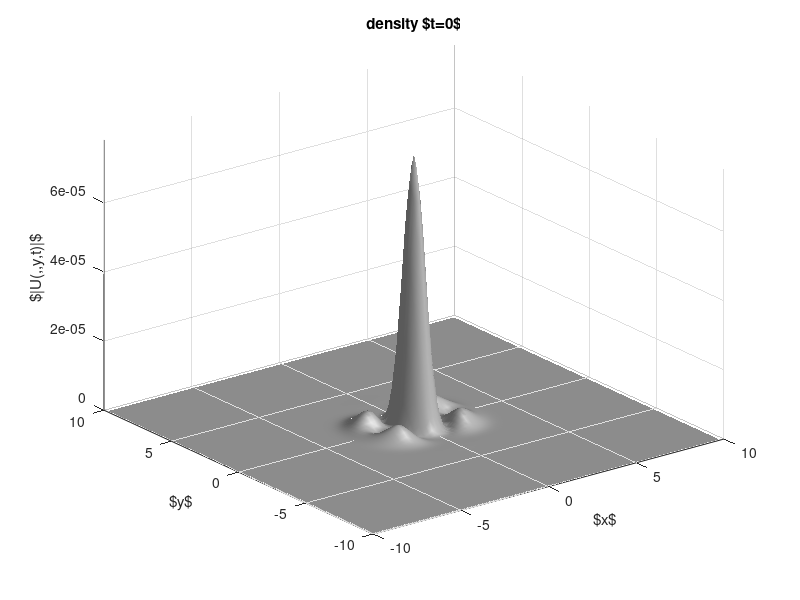
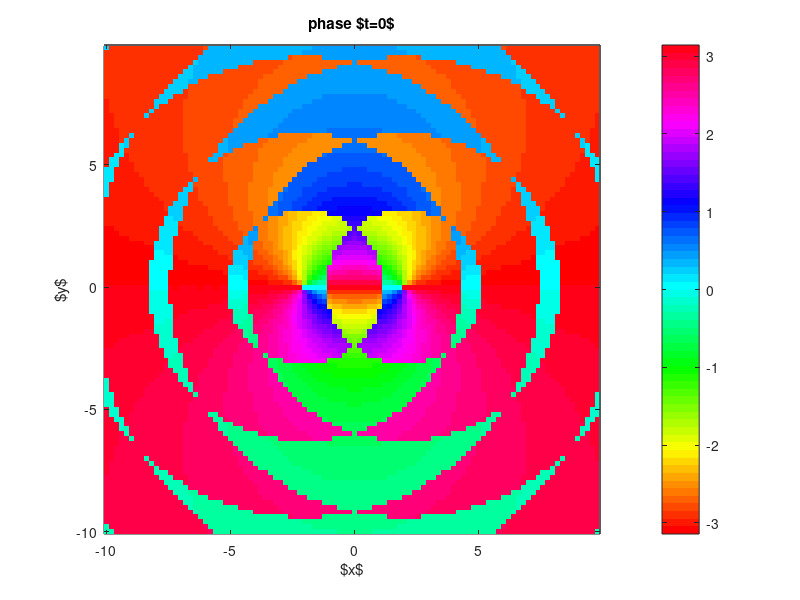

The MATLAB script that drew these images, in order: (Note: this script raises an error after producing the figures.)
%%%%%%%%%%%%%%%%%%%%%%%%%%%%%%%%%%%%%%%%%%%%%%%%%%%%%%%%%%%%%%%%%%%
% NLS_FD_RK4.m:
% Integrate (finite differences in space and RK4 in time) the NLS: 
%    i U_t = -(1/2) U_xx + g*|U|^2 U + V(x)*U 
% Ricardo Carretero, Panos Kevrekidis, Dimitri Frantzeskakis, 2024.
% Code available at: 
%    http://nonlinear.sdsU.edU/~carreter/NonlinearWavesBook/
%%%%%%%%%%%%%%%%%%%%%%%%%%%%%%%%%%%%%%%%%%%%%%%%%%%%%%%%%%%%%%%%%%%

g=+1;                % g = 1 is defocUsing and g =-1 is focUsing
N=101;               % number of mesh points
L=-10; R=10;         % Left and right boUnds of interval
x=linspace(L,R,N)';  % discrete space
x=x(1:end-1);N=N-1;  % adjUst for periodic BCs
y=x;                 % discrete space
dx=x(2)-x(1);        % mesh size
[X,Y]=meshgrid(x,y);
x1=-2;y1=0;
x2=+2;y2=0;
R1=sqrt((X-x1).^2+(Y-y1).^2);
R2=sqrt((X-x2).^2+(Y-y2).^2);
ANG1=atan2((Y-y1),(X-x1));
ANG2=atan2((Y-y2),(X-x2));

lw0=0.5;

mu=1; c=0; x0=0; S1=-1;S2=1;                     % AmplitUde, vel. & position 
%U0=mu*tanh(mu*(X-x0)).*exp(1i*c*Y);   % IC: dark soliton STRIPE
%U0=mu*tanh(mu*RR).*exp(1i*S*ANG);   % IC: approx vortex

U1 = 1*(((-(sin(R1)) ./ exp(R1)) ./ exp(asin(1./cosh(R1))))).*exp(1i*S1*ANG1);
U2 = 1*(((-(sin(R2)) ./ exp(R2)) ./ exp(asin(1./cosh(R2))))).*exp(1i*S2*ANG2);

% U1=1*tanh(mu*R1).*exp(1i*S1*ANG1);   % IC: approx vortex
% U2=1*tanh(mu*R2).*exp(1i*S2*ANG2);   % IC: approx vortex
U0=mu*U1.*U2;
% disp(U0);
sx=1;sy=1;
%U0=mu*exp(-(X.^2./sx^2)-(Y.^2./sy^2));   % initial condition (IC)
U=U0; allU(:,:,1)=U; t=0; allt=t; isave=1; iMass=1; % store solUtion and time
if(exist('V')==0) V=0; end;         % If no potential => V=0

maxtime=20; dt=0.001;               % final time and time step
nsave=200; nMass=1000; ndisp=20;                % snapshots to save/display
maxstep=round(maxtime/dt); 
stopdisp=round(maxstep/ndisp); 
stopsave=round(maxstep/nsave); 
stopMass=round(maxstep/nMass); 
if(dt>sqrt(2)*dx^2/2) error('Probably need a smaller dt!'); end; 

figure(11); clf; 
t=0;
Utheo=mu*sech(mu*(X-c*t-x0)).*exp(1i*c*X+0.5i*(mu^2-c^2)*t);
abs_U = abs(U).^2;
surfl(X,Y,abs_U); %,x,real(U),'-',x,imag(U),'-',x,abs(Utheo),'k-')
shading interp;colormap(gray(2048))
% axis([L R L R 0 1.1*mu]); 
axis([L R L R 0, max(abs_U(:))]); 
xlabel('$x$')
ylabel('$y$')
zlabel('$|U(,,y,t)|$')
title(['density $t=',num2str(t),'$']);
%legend('$|U|$','Re($U$)','Im($U$)','$|U_{\rm theo}|$'); drawnow;

figure(12); clf; 
imagesc(x,y,atan2(imag(U),real(U)))
view([0 -90]); colorbar; colormap(hsv);
xlabel('$x$')
ylabel('$y$')
%zlabel('$|U(,,y,t)|$')
title(['phase $t=',num2str(t),'$']);
fprintf('Press any key to continue...');pause;fprintf('Running...\n')

Mass=sum(sum(U.*conj(U)))*dx*dx;
allMass(1)=Mass;
alltMass=0;

for k=1:maxstep                     % main (time) loop
 t=t+dt; 
 U = ODE_RK4_2D(U,N,g,V,dx,dt,mu);        % Update Using FD+RK4
 Mass=sum(sum(U.*conj(U)))*dx*dx;

 if (round(k/stopMass)==k/stopMass) % Save progress of integration
  iMass=iMass+1; 
  M=sum(sum(U.*conj(U)))*dx*dx;
  alltMass=[alltMass,t]; 
  allMass(iMass)=Mass;
 end
 if (round(k/stopsave)==k/stopsave) % Save progress of integration
  isave=isave+1; 
  allt=[allt,t]; 
  allU(:,:,isave) = U; 
 end
 if (round(k/stopdisp)==k/stopdisp) % Plotting progress
  %Utheo=mu*sech(mu*(X-c*t-x0)).*exp(1i*c*X+0.5i*(mu^2-c^2)*t);

  figure(11);
  abs_U = abs(U).^2;
  surfl(X,Y,abs_U); %,x,real(U),'-',x,imag(U),'-',x,abs(Utheo),'k-')
  shading interp;colormap(gray(2048))
  % axis([L R L R 0 1.1*mu]); 
  axis([L R L R 0, max(abs_U(:))]);
  xlabel('$x$')
  ylabel('$y$')
  zlabel('$|U(,,y,t)|$')
  title(['density $t=',num2str(t),'$']);
  %legend('$|U|$','Re($U$)','Im($U$)','$|U_{\rm theo}|$'); drawnow;
  
  figure(12); 
  imagesc(x,y,atan2(imag(U),real(U)))
  hold on
  plot([1 1]*x1,[L R],'k--','LineWidth',lw0)
  plot([1 1]*x2,[L R],'k--','LineWidth',lw0)
  hold on
  view([0 -90]); colorbar; colormap(hsv);
  colormap(hsv);
  xlabel('$x$')
  ylabel('$y$')
  title(['phase $t=',num2str(t),'$']);

  %fprintf('Press any key to continUe...\n');pause
  drawnow
 end
end

%Plot conservation of mass:
figure(2)
Mass0=allMass(1);
plot(alltMass,(allMass-Mass0)./Mass0,'.-');
xlabel('$t$')
ylabel('$[M(t)-M(0)]/M(0)$')
